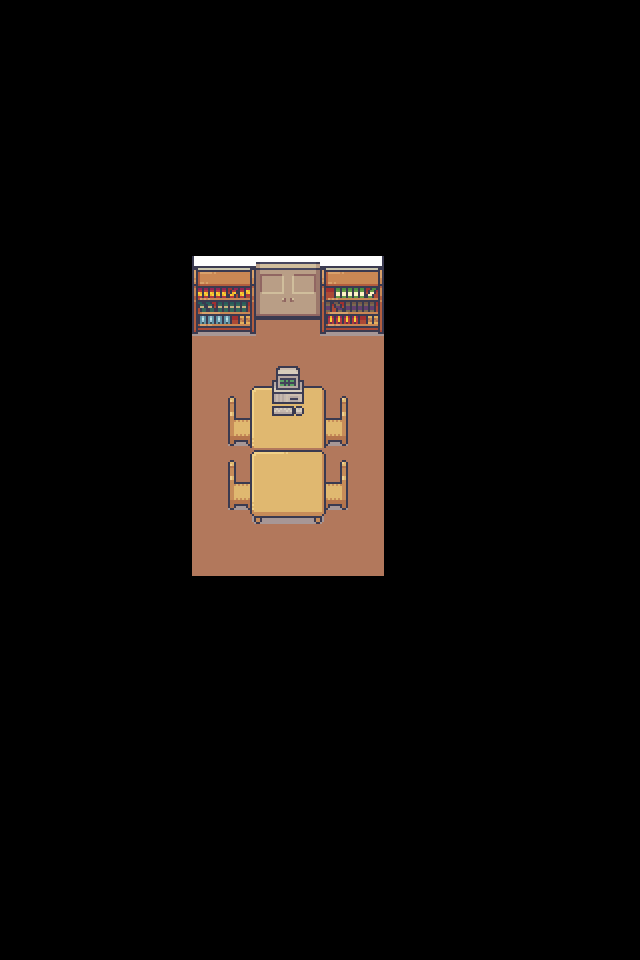

A level layout from a 2D game, rendered from its tile map. Below: a short description, then the map file with tile-grid data replaced by summaries:
An orthogonal 20x30 tile map with 32x32 px tiles, 5 tile layers (base_1, base_2, base_3, base_4, ...), 2 tilesets and 13 objects (10x obstacle, 2x mob, shifter).

<map version="1.4" tiledversion="1.4.3" orientation="orthogonal" renderorder="right-down" width="20" height="30" tilewidth="32" tileheight="32" infinite="0" nextlayerid="7" nextobjectid="23">
 <tileset firstgid="1" source="tilesets/Tilesets_32x32.tsx" />
 <tileset firstgid="2321" source="tilesets/Interiors_32x32.tsx" />
 <layer id="1" name="base_1" width="20" height="30">
  <data>[600 cells, 60 non-empty, 7 distinct tile ids]</data>
 </layer>
 <layer id="4" name="base_2" width="20" height="30">
  <data>[600 cells, 6 non-empty, 4 distinct tile ids]</data>
 </layer>
 <layer id="2" name="base_3" width="20" height="30">
  <data>[600 cells, 26 non-empty, 26 distinct tile ids]</data>
 </layer>
 <layer id="3" name="base_4" width="20" height="30">
  <data>[600 cells, 14 non-empty, 14 distinct tile ids]</data>
 </layer>
 <layer id="6" name="top" width="20" height="30">
  <data>[600 cells, 6 non-empty, 4 distinct tile ids]</data>
 </layer>
 <objectgroup id="5" name="obstacles">
  <object id="1" name="obstacle" x="384" y="320" width="32" height="256" />
  <object id="4" name="obstacle" x="160" y="320" width="32" height="256" />
  <object id="5" name="obstacle" x="192" y="288" width="64" height="32" />
  <object id="6" name="obstacle" x="256" y="384" width="64" height="128" />
  <object id="9" name="obstacle" x="224" y="416" width="32" height="32" />
  <object id="10" name="mob" x="256" y="544" width="32" height="32">
   <properties>
    <property name="mob_id" value="Fenyö" />
    <property name="move" value="320,544;224,544" />
   </properties>
  </object>
  <object id="14" name="obstacle" x="192" y="576" width="192" height="32" />
  <object id="16" name="obstacle" x="320" y="288" width="64" height="32" />
  <object id="17" name="obstacle" x="224" y="480" width="32" height="32" />
  <object id="18" name="obstacle" x="320" y="480" width="32" height="32" />
  <object id="19" name="obstacle" x="320" y="416" width="32" height="32" />
  <object id="21" name="shifter" x="256" y="288" width="64" height="32">
   <properties>
    <property name="to_map" value="udvar" />
    <property name="to_position_x" value="448" />
    <property name="to_position_y" value="768" />
   </properties>
  </object>
  <object id="22" name="mob" x="192" y="352" width="32" height="32">
   <properties>
    <property name="mob_id" value="Geri" />
    <property name="move" value="" />
   </properties>
  </object>
 </objectgroup>
</map>
